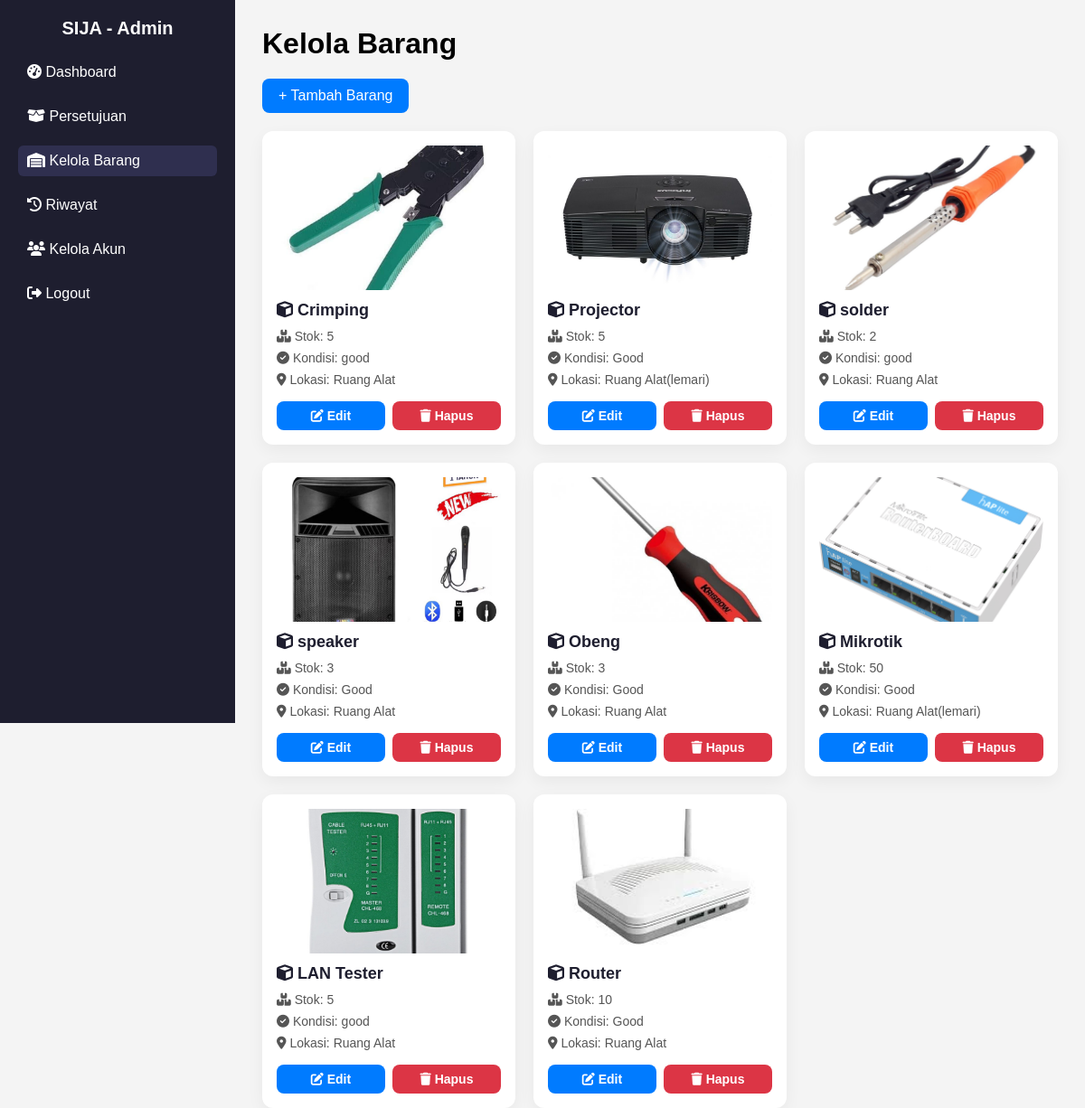
The app's page /projeksaas/admin/barang.php (signed in) with its own data.
### tables this page shows
CREATE TABLE `barang` (
  `id` int(11) NOT NULL,
  `gambar` varchar(255) NOT NULL,
  `nama_barang` varchar(100) NOT NULL,
  `stok` int(11) NOT NULL,
  `kategori` varchar(50) NOT NULL,
  `lokasi` varchar(100) NOT NULL,
  `kondisi` varchar(50) NOT NULL
);

### projeksaas/admin/barang.php (the view, shortened to what this page needs)
<?php
include "../config/db.php";
$barang = mysqli_query($conn, "SELECT * FROM barang");
?>
<!DOCTYPE html>
<html lang="id">
<head>
  <link rel="stylesheet" href="style/admin.css">
  <link rel="stylesheet" href="style/barang.css">
  <link rel="stylesheet" href="https://cdnjs.cloudflare.com/ajax/libs/font-awesome/6.4.0/css/all.min.css" />
</head>
<body>
<div class="admin-wrapper">
  <aside class="admin-sidebar">
    <h2>SIJA - Admin</h2>
    <ul>
      <li><a href="dashboard.php"><i class="fas fa-tachometer-alt"></i> Dashboard</a></li>
      <li><a href="persetujuan.php"><i class="fas fa-box-open"></i> Persetujuan</a></li>
      <li><a href="barang.php" class="active"><i class="fas fa-warehouse"></i> Kelola Barang</a></li>
      <li><a href="riwayat.php"><i class="fas fa-history"></i> Riwayat</a></li>
      <li><a href="akun.php"><i class="fas fa-users"></i> Kelola Akun</a></li>
      <li><a href="../proses/logout.php" id="logoutBtn"><i class="fas fa-sign-out-alt"></i> Logout</a></li>
    </ul>
  </aside>
  <main class="admin-main">
    <h1>Kelola Barang</h1>
    <button id="openModalBtn" class="btn-primary">+ Tambah Barang</button>
    <div class="card-container">
      <?php while ($row = mysqli_fetch_assoc($barang)): ?>
      <div class="card">
  <img src="../uploads/<?= $row['gambar'] ?>" alt="<?= $row['nama_barang'] ?>">
  <h3><i class="fas fa-cube"></i> <?= $row['nama_barang'] ?></h3>
  <p><i class="fas fa-boxes"></i> Stok: <?= $row['stok'] ?></p>
  <p><i class="fas fa-check-circle"></i> Kondisi: <?= $row['kondisi'] ?></p>
  <p><i class="fas fa-map-marker-alt"></i> Lokasi: <?= $row['lokasi'] ?></p>
  <div class="card-actions">
    <a href="proses/edit_barang.php?id=<?= $row['id'] ?>" class="edit-btn"><i class="fas fa-edit"></i> Edit</a>
    <a href="proses/hapus_barang.php?id=<?= $row['id'] ?>" class="delete-btn" onclick="return confirm('Hapus barang ini?')">
      <i class="fas fa-trash"></i> Hapus
    </a>
  </div>
</div>
      <?php endwhile; ?>
    </div>
  </main>
</div>
</body>
</html>

### projeksaas/admin/style/admin.css (style rules this page uses)
* { margin: 0; padding: 0; box-sizing: border-box; font-family: sans-serif; }
body { display: flex; height: 100vh; background-color: #f4f4f4; }
.admin-wrapper { display: flex; width: 100%; }
.admin-sidebar { width: 260px; background-color: #1e1e2f; color: white; padding: 20px; min-height: 100vh; position: fixed; }
.admin-sidebar h2 { margin-bottom: 20px; font-size: 20px; text-align: center; }
.admin-sidebar ul { list-style: none; }
.admin-sidebar ul li { margin-bottom: 15px; }
.admin-sidebar ul li a { color: white; text-decoration: none; padding: 8px 10px; display: block; border-radius: 6px; transition: 0.3s; }
.admin-sidebar ul li a.active, .admin-sidebar ul li a:hover { background-color: #2f2f4f; }
.admin-main { flex-grow: 1; padding: 30px; background-color: #f4f4f4; margin-left: 260px; }
.btn-primary { background-color: #0066cc; color: #fff; border: none; padding: 10px 16px; border-radius: 6px; cursor: pointer; margin-bottom: 20px; }
a { text-decoration: none; }

### projeksaas/admin/style/barang.css (style rules this page uses)
.card-container { display: grid; grid-template-columns: repeat(auto-fit, minmax(250px, 1fr)); gap: 20px; }
.card { background: #ffffff; border-radius: 12px; padding: 16px; box-shadow: 0 6px 18px rgba(0, 0, 0, 0.05); transition: transform 0.2s ease, box-shadow 0.3s ease; display: flex; flex-direction: column; justify-content: space-between; }
.card img { width: 100%; height: 160px; object-fit: cover; border-radius: 8px; margin-bottom: 12px; }
.card h3 { font-size: 18px; margin-bottom: 6px; color: #1e1e2f; }
.card p { font-size: 14px; color: #555; margin: 4px 0; }
.card-actions { display: flex; justify-content: space-between; margin-top: 12px; }
.card-actions a { flex: 1; text-align: center; padding: 8px 12px; margin-right: 8px; border-radius: 8px; text-decoration: none; font-weight: 600; font-size: 14px; transition: background 0.3s ease; }
.card-actions a:last-child { margin-right: 0; }
.edit-btn { background-color: #007bff; color: white; }
.delete-btn { background-color: #dc3545; color: white; }
.btn-primary { background-color: #007bff; color: white; border: none; padding: 10px 18px; border-radius: 8px; cursor: pointer; font-size: 16px; margin: 20px 0; transition: background-color 0.3s ease; }

### records on screen
barang: gambar (picture), nama_barang "Crimping", stok "5", kondisi "good", lokasi "Ruang Alat"
barang: gambar (picture), nama_barang "Projector", stok "5", kondisi "Good", lokasi "Ruang Alat(lemari)"
barang: gambar (picture), nama_barang "solder", stok "2", kondisi "good", lokasi "Ruang Alat"
barang: gambar (picture), nama_barang "speaker", stok "3", kondisi "Good", lokasi "Ruang Alat"
barang: gambar (picture), nama_barang "Obeng", stok "3", kondisi "Good", lokasi "Ruang Alat"
barang: gambar (picture), nama_barang "Mikrotik", stok "50", kondisi "Good", lokasi "Ruang Alat(lemari)"
barang: gambar (picture), nama_barang "LAN Tester", stok "5", kondisi "good", lokasi "Ruang Alat"
barang: gambar (picture), nama_barang "Router", stok "10", kondisi "Good", lokasi "Ruang Alat"
